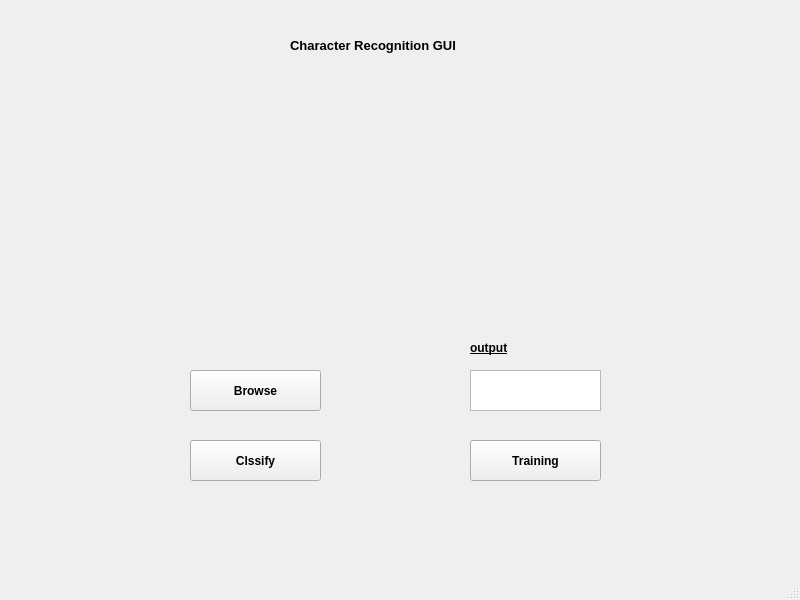
<?xml version="1.0" encoding="UTF-8"?>
<ui version="4.0">
 <class>MainWindow</class>
 <widget class="QMainWindow" name="MainWindow">
  <property name="geometry">
   <rect>
    <x>0</x>
    <y>0</y>
    <width>800</width>
    <height>600</height>
   </rect>
  </property>
  <property name="font">
   <font>
    <weight>75</weight>
    <italic>false</italic>
    <bold>true</bold>
    <underline>false</underline>
   </font>
  </property>
  <property name="windowTitle">
   <string>MainWindow</string>
  </property>
  <widget class="QWidget" name="centralwidget">
   <widget class="QPushButton" name="BrowseButton">
    <property name="geometry">
     <rect>
      <x>190</x>
      <y>370</y>
      <width>131</width>
      <height>41</height>
     </rect>
    </property>
    <property name="font">
     <font>
      <weight>75</weight>
      <bold>true</bold>
     </font>
    </property>
    <property name="text">
     <string>Browse</string>
    </property>
   </widget>
   <widget class="QPushButton" name="TrainingButton">
    <property name="geometry">
     <rect>
      <x>470</x>
      <y>440</y>
      <width>131</width>
      <height>41</height>
     </rect>
    </property>
    <property name="font">
     <font>
      <weight>75</weight>
      <bold>true</bold>
     </font>
    </property>
    <property name="text">
     <string>Training</string>
    </property>
   </widget>
   <widget class="QPushButton" name="ClassifyButton">
    <property name="geometry">
     <rect>
      <x>190</x>
      <y>440</y>
      <width>131</width>
      <height>41</height>
     </rect>
    </property>
    <property name="font">
     <font>
      <weight>75</weight>
      <bold>true</bold>
     </font>
    </property>
    <property name="text">
     <string>Clssify</string>
    </property>
   </widget>
   <widget class="QTextEdit" name="textEdit">
    <property name="geometry">
     <rect>
      <x>470</x>
      <y>370</y>
      <width>131</width>
      <height>41</height>
     </rect>
    </property>
   </widget>
   <widget class="QLabel" name="label">
    <property name="geometry">
     <rect>
      <x>190</x>
      <y>100</y>
      <width>411</width>
      <height>221</height>
     </rect>
    </property>
    <property name="text">
     <string/>
    </property>
   </widget>
   <widget class="QLabel" name="label_2">
    <property name="geometry">
     <rect>
      <x>290</x>
      <y>30</y>
      <width>241</width>
      <height>31</height>
     </rect>
    </property>
    <property name="font">
     <font>
      <pointsize>10</pointsize>
      <weight>75</weight>
      <bold>true</bold>
     </font>
    </property>
    <property name="text">
     <string>Character Recognition GUI</string>
    </property>
   </widget>
   <widget class="QLabel" name="label_3">
    <property name="geometry">
     <rect>
      <x>470</x>
      <y>340</y>
      <width>55</width>
      <height>16</height>
     </rect>
    </property>
    <property name="font">
     <font>
      <weight>75</weight>
      <bold>true</bold>
      <underline>true</underline>
     </font>
    </property>
    <property name="text">
     <string>output</string>
    </property>
   </widget>
  </widget>
  <widget class="QStatusBar" name="statusbar"/>
 </widget>
 <resources/>
 <connections/>
</ui>
